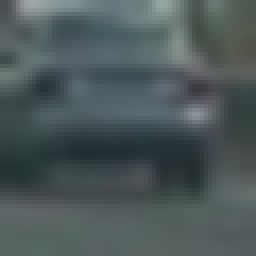
#> input picture vehicles/vehicles/GTI_Far/image0023.png, 64 x 64 px (shown 4 times larger); the run also reads 1 picture not shown here
$ jupyter execute --allow-errors CarND-Vehicle_Finding.ipynb   (shell and % lines are left out)   (older library calls are emulated)
#> lines starting #> are read from the running program, lines starting #| are printed output that depends on the picture
[cell 1]
#Cell 1. Imports test
import numpy as np
import cv2
import matplotlib.pyplot as plt
import matplotlib.image as mpimg
import glob
import time
import os
from sklearn import svm
from sklearn.svm import LinearSVC
from sklearn.preprocessing import StandardScaler
from sklearn.model_selection import GridSearchCV
from scipy.ndimage.measurements import label
from skimage.feature import hog
from sklearn.model_selection import train_test_split

[cell 2]
#Cell 1. Class
# Define a class to receive the characteristics of each head detection
class HeatFrame():

    def __init__(self):
        self.avg_windows = 10
        # was the line detected in the last iteration?
        self.detected = False

        #current heat frame
        self.current_box = []

        # x values of the last n fits of the line
        self.recent_boxes = []

        #average x values of the fitted line over the last n iterations
        self.best_box = []

    # [6 lines left out: function add_xbox, not called in this run]

[cell 3]
#Cell 3. Classifier Parameters
color_space = 'YCrCb' # Can be RGB, HSV, LUV, HLS, YUV, YCrCb
orient = 12  # HOG orientations
pix_per_cell = 8 # HOG pixels per cell
cell_per_block = 2 # HOG cells per block
hog_channel = "ALL" # Can be 0, 1, 2, or "ALL"
spatial_size = (32, 32) # Spatial binning dimensions
hist_bins = 32    # Number of histogram bins
spatial_feat = True # Spatial features on or off
hist_feat = True # Histogram features on or off
hog_feat = True # HOG features on or off

[cell 4]
#Cell 4.
def data_look(car_list, notcar_list):
    data_dict = {}
    # Define a key in data_dict "n_cars" and store the number of car images
    data_dict["n_cars"] = len(car_list)
    # Define a key "n_notcars" and store the number of notcar images
    data_dict["n_notcars"] = len(notcar_list)
    # Read in a test image, either car or notcar
    example_img = mpimg.imread(car_list[0])
#> example_img is the input picture: shape (64, 64, 3) float32; mean R, G, B 0.299, 0.346, 0.351
    # Define a key "image_shape" and store the test image shape 3-tuple
    data_dict["image_shape"] = example_img.shape
    # Define a key "data_type" and store the data type of the test image.
    data_dict["data_type"] = example_img.dtype
    # Return data_dict
    return data_dict

[cell 5]
#Cell 5
###### BE CAREFUL OF OVERFITTING DUE TO TIME-SERIES IMAGES #########
cars = glob.glob('vehicles/*/*/*.png')
notcars = glob.glob('non-vehicles/*/*/*.png')

data_info = data_look(cars, notcars)
print('Your function returned a count of',
      data_info["n_cars"], ' cars and',
      data_info["n_notcars"], ' non-cars')
#| Your function returned a count of 3  cars and 0  non-cars
print('of size: ',data_info["image_shape"], ' and data type:',
      data_info["data_type"])
#| of size:  (64, 64, 3)  and data type: float32

[cell 6]
#Cell 6. Color hist
#From Lesson 34, solutions
# Define a function to compute color histogram features
def color_hist(img, nbins=32, bins_range=(0, 256)):
    # Compute the histogram of the color channels separately
    channel1_hist = np.histogram(img[:,:,0], bins=nbins, range=bins_range)
    channel2_hist = np.histogram(img[:,:,1], bins=nbins, range=bins_range)
    channel3_hist = np.histogram(img[:,:,2], bins=nbins, range=bins_range)
    # Concatenate the histograms into a single feature vector
    return np.concatenate((channel1_hist[0], channel2_hist[0], channel3_hist[0])) #(channel1_hist[0],

[cell 7]
#Cell 7. 3d Plot
#Try experimenting with different color spaces such as LUV or HLS

from mpl_toolkits.mplot3d import Axes3D

# [27 lines left out: function plot3d, not called in this run]

[cell 8]
#Cell 8, Convert Color
def convert_color(img, color_space='RGB'):
    if color_space != 'RGB':
        if color_space == 'HSV':
            return cv2.cvtColor(img, cv2.COLOR_RGB2HSV)
        elif color_space == 'LUV':
            return cv2.cvtColor(img, cv2.COLOR_RGB2LUV)
        elif color_space == 'HLS':
            return cv2.cvtColor(img, cv2.COLOR_RGB2HLS)
        elif color_space == 'YUV':
            return cv2.cvtColor(img, cv2.COLOR_RGB2YUV)
        elif color_space == 'YCrCb':
            return cv2.cvtColor(img, cv2.COLOR_RGB2YCrCb)
    else: return np.copy(img)

[cell 9]
#Cell 9. Read a whole image
img = cv2.imread('test_image.jpg')
#> (the rest of this cell did not finish here and is left out)

[cell 10]
# Cell 10.  Read a notcar image
notcar_ind = np.random.randint(0, len(cars))
#> notcar_ind = 0
#> (the rest of this cell did not finish here and is left out)

[cell 11]
# Cell 11.  Read a car image
car_ind = np.random.randint(0, len(cars))
#> car_ind = 1
cars[car_ind]
#img = cv2.imread("test_images/test1.jpg")
img = cv2.imread(cars[car_ind])
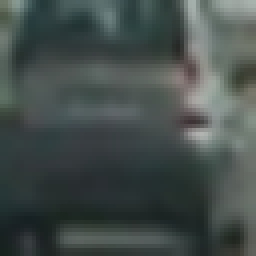
#> input picture vehicles/vehicles/GTI_Far/image0073.png, 64 x 64 px (shown 4 times larger)
#> img is the input picture: shape (64, 64, 3); mean B, G, R 75.7, 78.1, 68.8
print(img.shape)
#| (64, 64, 3)

# Select a small fraction of pixels to plot by subsampling it
scale = max(img.shape[0], img.shape[1], 64) / 64  # at most 64 rows and columns
#> scale = 1
img_small = cv2.resize(img, (np.int(img.shape[1] / scale), np.int(img.shape[0] / scale)), interpolation=cv2.INTER_NEAREST)

# Convert subsampled image to desired color space(s)
img_small_RGB = cv2.cvtColor(img_small, cv2.COLOR_BGR2RGB)  # OpenCV uses BGR, matplotlib likes RGB
img_small_HSV = cv2.cvtColor(img_small, cv2.COLOR_BGR2HSV)
#> img_small_HSV: shape (64, 64, 3); mean H, S, V 79.9, 38.7, 78.7
img_small_HLS = cv2.cvtColor(img_small, cv2.COLOR_BGR2HLS)
#> img_small_HLS: shape (64, 64, 3); mean of channels 0, 1, 2 79.8, 73.6, 21.5
img_small_LUV = cv2.cvtColor(img_small, cv2.COLOR_BGR2LUV)
#> img_small_LUV: shape (64, 64, 3); mean of channels 0, 1, 2 81.1, 93.2, 137.1
img_small_rgb = img_small_RGB / 255.  # scaled to [0, 1], only for plotting

# [19 lines of commented-out code are left out]
test_img = convert_color(img, color_space)
#> in convert_color, `return cv2.cvtColor(img, cv2.COLOR_RGB2YCrCb)`: returned value: shape (64, 64, 3); mean of channels 0, 1, 2 76.3, 127.5, 123.7
fig = plt.figure()
plt.subplot(221)
plt.imshow(test_img)
plt.subplot(222)
plt.imshow(test_img[:,:,0],cmap = 'gray')
plt.subplot(223)
plt.imshow(test_img[:,:,1],cmap = 'gray')
plt.subplot(224)
plt.imshow(test_img[:,:,2],cmap = 'gray')
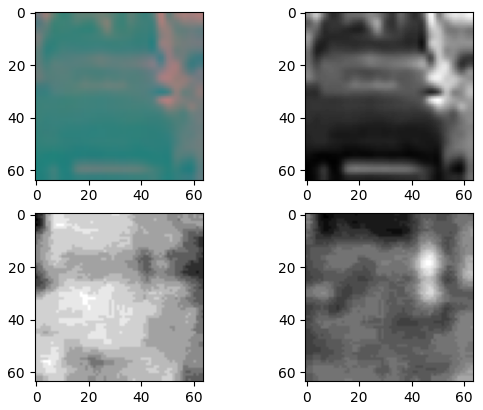
#> figure drawn by matplotlib, 4 panels

[cell 12]
#Cell 12 (from Lesson 21, Step 34, lesson_functions)
def bin_spatial(img, color_space='RGB', size=(32, 32)):
    # Convert image to new color space (if specified)
    if color_space != 'RGB':
        if color_space == 'HSV':
            feature_image = cv2.cvtColor(img, cv2.COLOR_RGB2HSV)
        elif color_space == 'LUV':
            feature_image = cv2.cvtColor(img, cv2.COLOR_RGB2LUV)
        elif color_space == 'HLS':
            feature_image = cv2.cvtColor(img, cv2.COLOR_RGB2HLS)
        elif color_space == 'YUV':
            feature_image = cv2.cvtColor(img, cv2.COLOR_RGB2YUV)
        elif color_space == 'YCrCb':
            feature_image = cv2.cvtColor(img, cv2.COLOR_RGB2YCrCb)
    else: feature_image = np.copy(img)
    # Use cv2.resize().ravel() to create the feature vector
    features = cv2.resize(feature_image, size).ravel()
    # Return the feature vector
    return features

[cell 13]
# Cell 13.  Explore spatial features of the images
car_ind = np.random.randint(0, len(cars))
#> car_ind = 0
#> (the rest of this cell did not finish here and is left out)

[cell 14]
# Cell 14.  Visualize the spatial features
for ii in range(3):
    fig = plt.figure(figsize=(20,3))
    plt.subplot(121)
    car_ind = np.random.randint(0, len(cars))
#> car_ind = 1
    car_image = mpimg.imread(cars[car_ind])
    test_feat = bin_spatial(car_image, color_space, size=spatial_size)
#> in bin_spatial, `feature_image = cv2.cvtColor(img, cv2.COLOR_RGB2YCrCb)`: feature_image: shape (64, 64, 3) float32; mean of channels 0, 1, 2 0.294, 0.483, 0.502
#> in bin_spatial, `features = cv2.resize(feature_image, size).ravel()`: features = 3072 values, max 0.679 at index 93, min 0.118 at index 2976, mean 0.426
#> test_feat has the same summary as features in bin_spatial
    plt.bar(np.arange(len(test_feat)),test_feat)
    plt.ylim((0,1.1 * max(test_feat)))
    plt.title('Spatial Car Images')
    plt.subplot(122)
    plt.imshow(cv2.resize(car_image, spatial_size))

#> (the rest of this cell did not finish here and is left out)

[cell 15]
#Cell 15. Get HOG features (From Lesson 21, Step 29)
# Define a function to return HOG features and visualization
def get_hog_features(img, orient, pix_per_cell, cell_per_block, vis=False, feature_vec=True):
    # Call with two outputs if vis==True
    if vis == True:
        features, hog_image = hog(img, orientations=orient, pixels_per_cell=(pix_per_cell, pix_per_cell),
                                  cells_per_block=(cell_per_block, cell_per_block),
                                  transform_sqrt=True, block_norm= 'L2-Hys',
                                  visualise=vis, feature_vector=feature_vec)#block_norm= 'L2-Hys',
        return features, hog_image
    # Otherwise call with one output
    else:
        features = hog(img, orientations=orient, pixels_per_cell=(pix_per_cell, pix_per_cell),
                       cells_per_block=(cell_per_block, cell_per_block),
                       transform_sqrt=True, block_norm= 'L2-Hys',
                       visualise=vis, feature_vector=feature_vec)#block_norm= 'L2-Hys',
        return features

[cell 16]
#Cell 16.  Visualize the HOG feature of a car
img = cv2.imread(cars[car_ind])
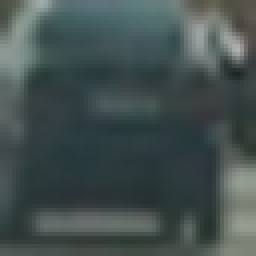
#> img: shape (64, 64, 3) (shown 4 times larger); mean B, G, R 79.7, 80.5, 67.7
img_small = cv2.resize(img, (np.int(img.shape[1] / scale), np.int(img.shape[0] / scale)), interpolation=cv2.INTER_NEAREST)
img_small = convert_color(img_small, color_space)
#> in convert_color (call 2), `return cv2.cvtColor(img, cv2.COLOR_RGB2YCrCb)`: returned value: shape (64, 64, 3); mean of channels 0, 1, 2 78.8, 128.6, 121.8
hog_images = []
for ii in range(3):
    features, hog_image = get_hog_features(img_small[:,:,ii], orient, pix_per_cell, cell_per_block, vis=True, feature_vec=True)
    hog_images.append(hog_image)
#> this loop made 3 passes
#> pass 1, `features, hog_image = get_hog_features(img_small[:,:,ii], orient, pix_..`:
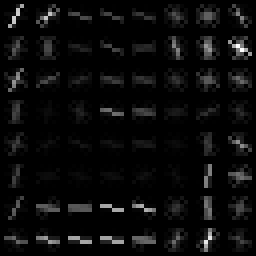
#> hog_image: shape (64, 64) float64 (shown 4 times larger); min 0, max 1.22, mean 0.0544; drawn with min black and max white
#> pass 2, `features, hog_image = get_hog_features(img_small[:,:,ii], orient, pix_..`:
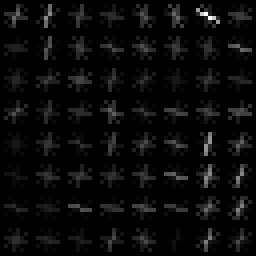
#> hog_image: shape (64, 64) float64 (shown 4 times larger); min 0, max 0.0798, mean 0.00317; drawn with min black and max white
#> pass 3, `features, hog_image = get_hog_features(img_small[:,:,ii], orient, pix_..`:
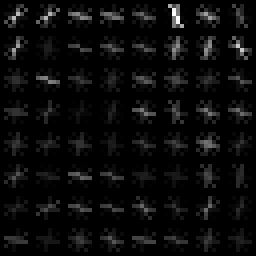
#> hog_image: shape (64, 64) float64 (shown 4 times larger); min 0, max 0.103, mean 0.00458; drawn with min black and max white
#> after the loop, hog_images = 3 items
fig = plt.figure()
plt.subplot(231)
plt.imshow(img_small[:,:,0])
plt.title('Example Car Image')
plt.subplot(232)
plt.imshow(img_small[:,:,1])
plt.title('Example Car Image')
plt.subplot(233)
plt.imshow(img_small[:,:,2])
plt.title('Example Car Image')
plt.subplot(234)
plt.imshow(hog_images[0], cmap='gray')
plt.title('HOG Visualization')
plt.subplot(235)
plt.imshow(hog_images[1], cmap='gray')
plt.title('HOG Visualization')
plt.subplot(236)
plt.imshow(hog_images[2], cmap='gray')
plt.title('HOG Visualization')
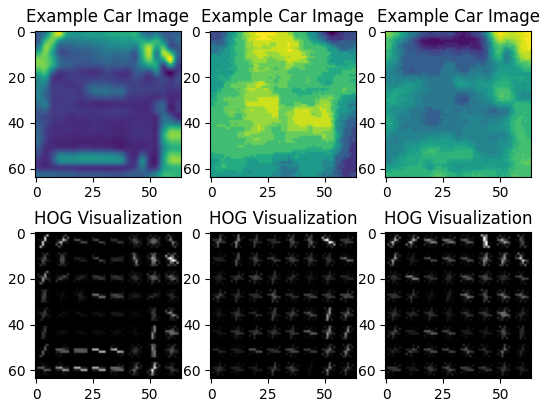
#> figure drawn by matplotlib, 6 panels

#> (a cell that did not finish here is left out)

[cell 18]
# Cell 18. Combine and Normalize Features (From Lesson 21, Step 34, solutions)
# Define a function to extract features from a list of images
# Have this function call bin_spatial() and color_hist()
def extract_features(imgs, color_space='RGB', spatial_size=(32, 32),
                        hist_bins=32, orient=9,
                        pix_per_cell=8, cell_per_block=2, hog_channel=0,
                        spatial_feat=True, hist_feat=True, hog_feat=True):
    # Create a list to append feature vectors to
#> called with color_space = 'YCrCb', spatial_size = (32, 32), hist_bins = 32, orient = 12, pix_per_cell = 8, cell_per_block = 2, hog_channel = 'ALL', spatial_feat = True
    features = []
    # Iterate through the list of images
    for file in imgs:
        file_features = []
        # Read in each one by one
        image = mpimg.imread(file)
        # apply color conversion if other than 'RGB'
        if color_space != 'RGB':
            if color_space == 'HSV':
                feature_image = cv2.cvtColor(image, cv2.COLOR_RGB2HSV)
            elif color_space == 'LUV':
                feature_image = cv2.cvtColor(image, cv2.COLOR_RGB2LUV)
            elif color_space == 'HLS':
                feature_image = cv2.cvtColor(image, cv2.COLOR_RGB2HLS)
            elif color_space == 'YUV':
                feature_image = cv2.cvtColor(image, cv2.COLOR_RGB2YUV)
            elif color_space == 'YCrCb':
                feature_image = cv2.cvtColor(image, cv2.COLOR_RGB2YCrCb)
#> feature_image: shape (64, 64, 3) float32; mean of channels 0, 1, 2 0.333, 0.476, 0.51
        else: feature_image = np.copy(image)

        if spatial_feat == True:
            spatial_features = bin_spatial(feature_image, size=spatial_size)
#> spatial_features = 3072 values, max 0.632 at index 12, min 0.172 at index 1989, mean 0.44
            file_features.append(spatial_features)
        if hist_feat == True:
            # Apply color_hist()
            hist_features = color_hist(feature_image, nbins=hist_bins)
#> hist_features = 96 values, max 4096 at index 0, min 0 at index 1, mean 128
            file_features.append(hist_features)
        if hog_feat == True:
        # Call get_hog_features() with vis=False, feature_vec=True
            if hog_channel == 'ALL':
                hog_features = []
                for channel in range(feature_image.shape[2]):
                    hog_features.append(get_hog_features(feature_image[:,:,channel],
                                        orient, pix_per_cell, cell_per_block,
                                        vis=False, feature_vec=True))
#> after the loop, hog_features = 3 items
                hog_features = np.ravel(hog_features)
#> hog_features = 7056 values, max 0.632 at index 2022, min 0 at index 2, mean 0.102
            else:
                hog_features = get_hog_features(feature_image[:,:,hog_channel], orient,
                            pix_per_cell, cell_per_block, vis=False, feature_vec=True)
            # Append the new feature vector to the features list
            file_features.append(hog_features)
        features.append(np.concatenate(file_features))
    # Return list of feature vectors
    return features

[cell 19]
#Cell 19, Lesson 21, Step 35, Solutions
# Define a single function that can extract features using hog sub-sampling and make predictions
# [92 lines left out: function find_cars, not called in this run]

[cell 20]
#Cell 20
#Multiple Detections and False Positives
# [30 lines left out: functions add_heat, apply_threshold, draw_labeled_bboxes, not called in this run]

[cell 21]
#Cell 21. Extract features and visualize the feature vector for one image of car and one image of notcar
from random import shuffle
shuffle(cars)
shuffle(notcars)
if 0:
    sample_size = 500
    cars = cars[0:sample_size]
    notcars = notcars[0:sample_size]

#Extract Features
t=time.time()
car_features = extract_features(cars, color_space=color_space,
                        spatial_size=spatial_size, hist_bins=hist_bins,
                        orient=orient, pix_per_cell=pix_per_cell,
                        cell_per_block=cell_per_block,
                        hog_channel=hog_channel, spatial_feat=spatial_feat,
                        hist_feat=hist_feat, hog_feat=hog_feat)
#> car_features = 3 items
notcar_features = extract_features(notcars, color_space=color_space,
                        spatial_size=spatial_size, hist_bins=hist_bins,
                        orient=orient, pix_per_cell=pix_per_cell,
                        cell_per_block=cell_per_block,
                        hog_channel=hog_channel, spatial_feat=spatial_feat,
                        hist_feat=hist_feat, hog_feat=hog_feat)
t2 = time.time()
print(round(t2-t, 2), 'seconds to extract features...')

# Create an array stack of feature vectors
#> (the rest of this cell did not finish here and is left out)
